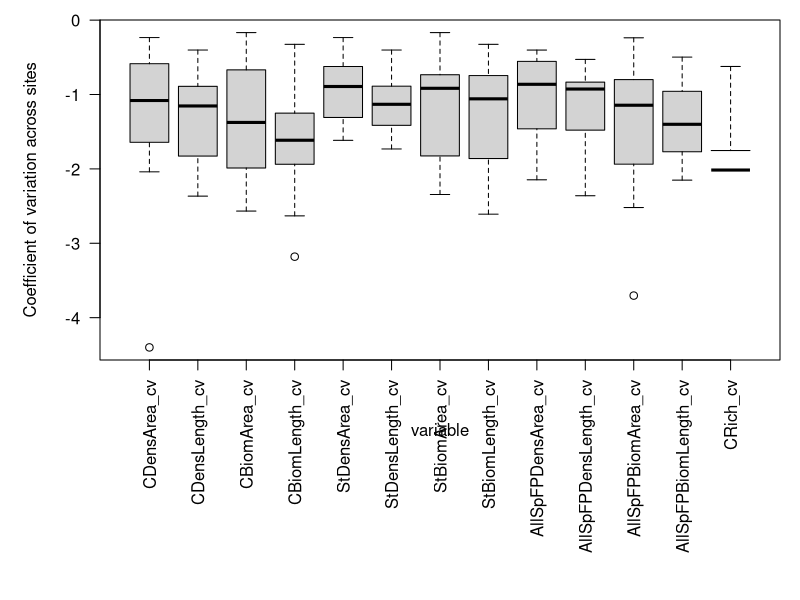
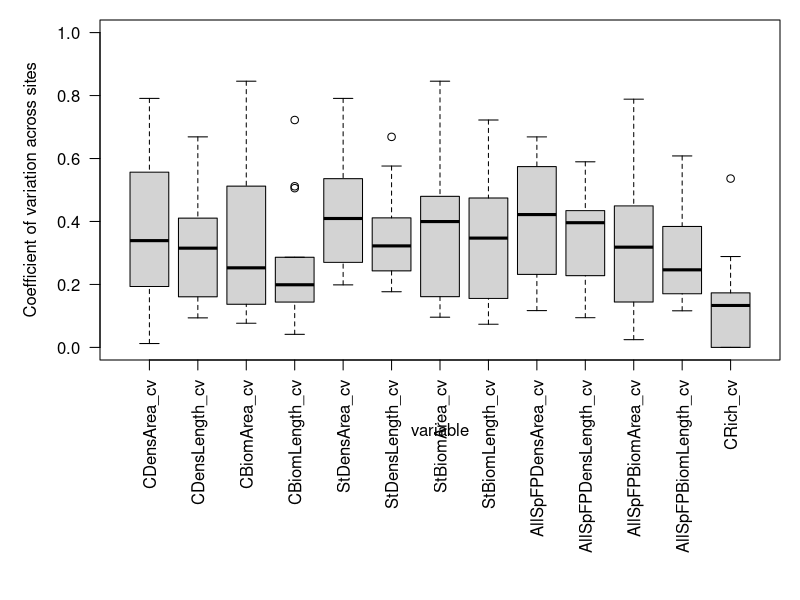
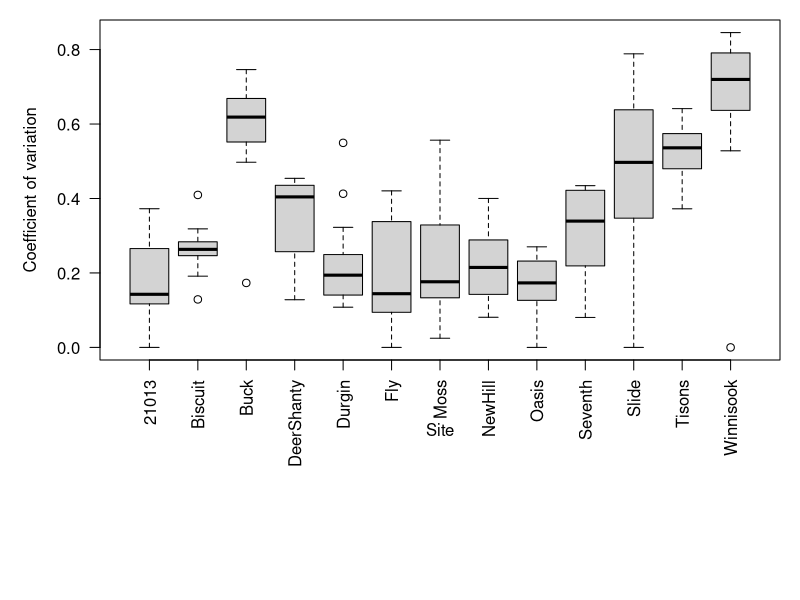
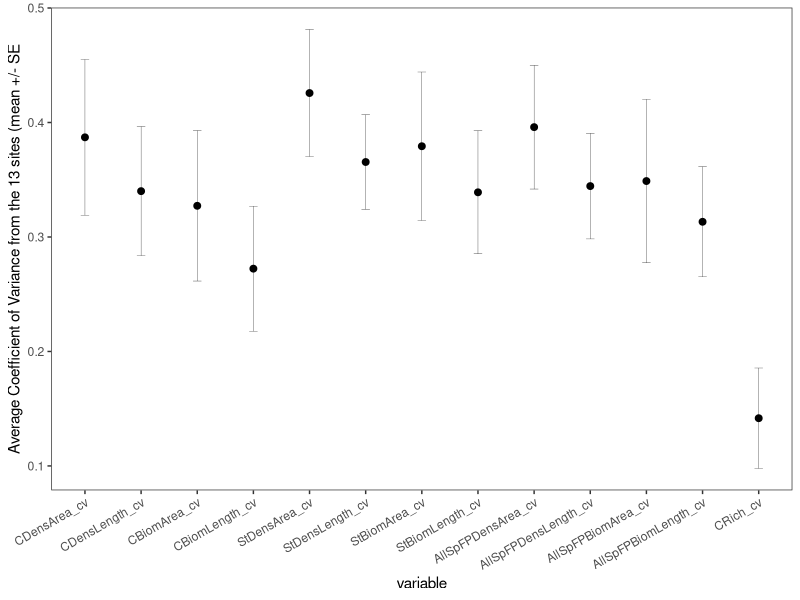
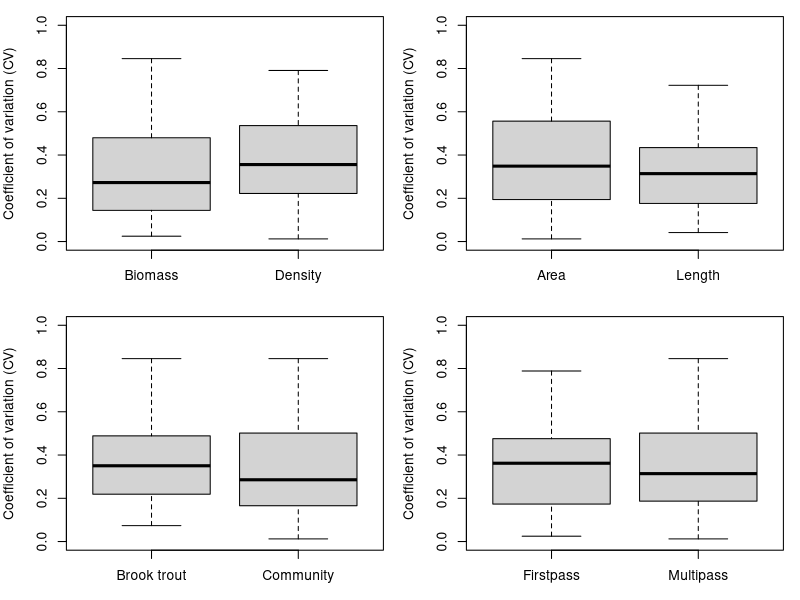
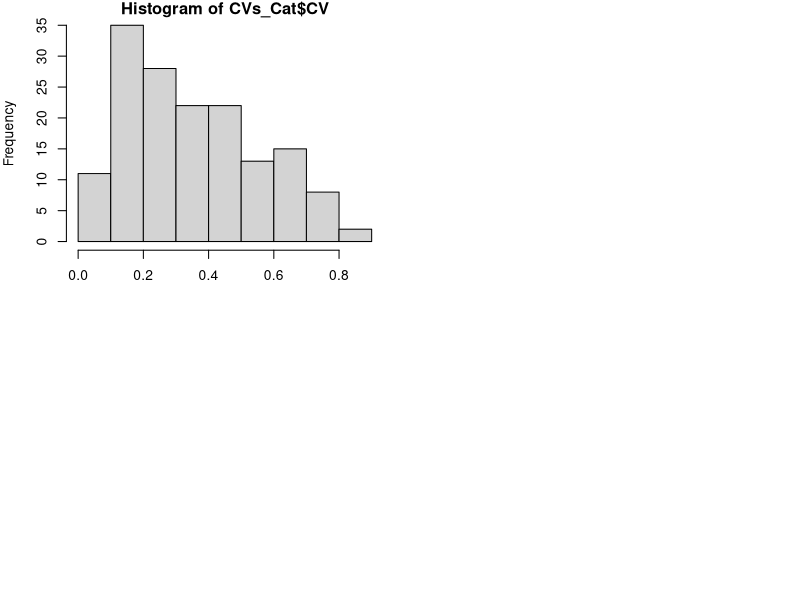
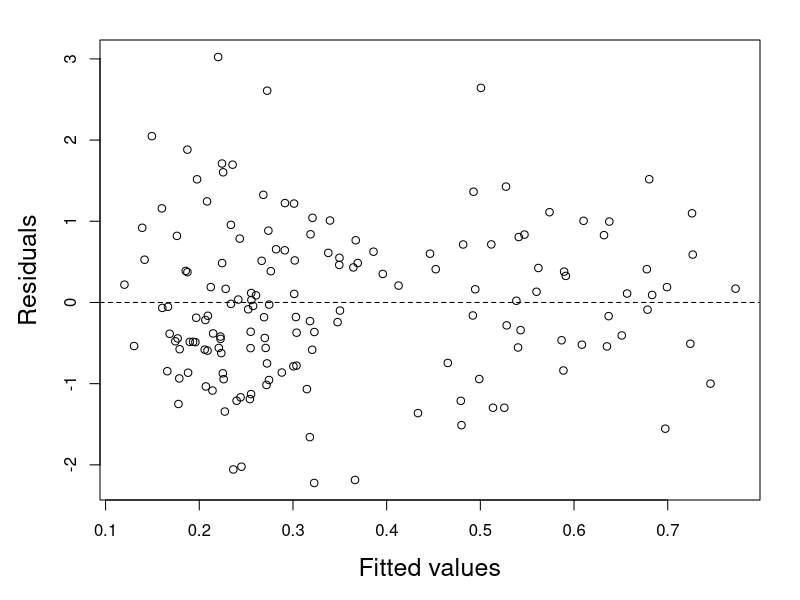
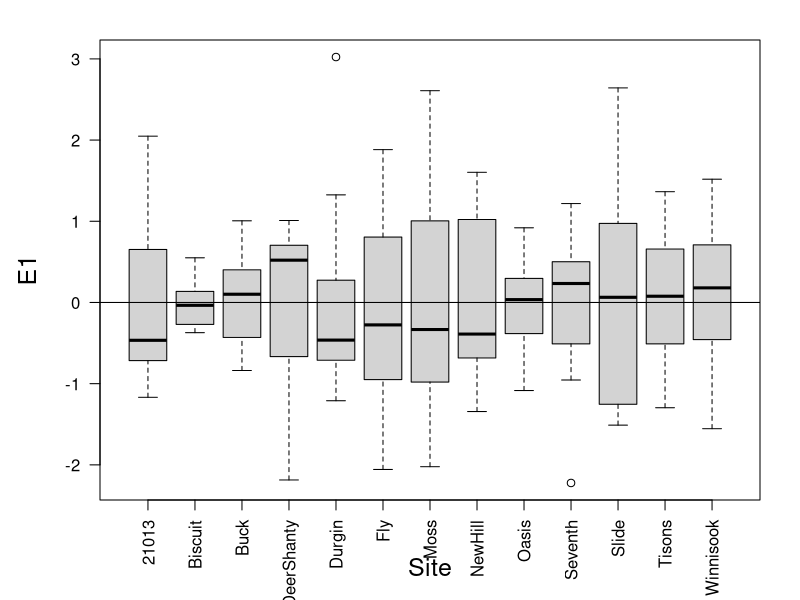

These figures' R source, in order: (Note: this script raises an error after producing the figures.)
# Required packages -----

# The following packages must be installed before
# this script can be run:
libraries = c(
  'akima',
  'ggplot2',
  'lme4',
  'lmerTest',
  'plyr',
  'reshape',
  'nlme'
  )

lapply(libraries, require, character.only = TRUE)

# Function declaration -----

# . summarySE -----
# This code was adapted from SG's Honnedaga Inverts graphing script
# Helper function from http://www.cookbook-r.com/Graphs/Plotting_means_and_error_bars_(ggplot2)/
# to produce summary stats (including SEs) for the dataset
  summarySE <- function(data=NULL,
                        measurevar,
                        groupvars=NULL,
                        na.rm=FALSE,
                        conf.interval=.95,
                        .drop=TRUE) {
    
    # New version of length which can handle NA's:
    # if na.rm==T, don't count them
    length2 <- function (x, na.rm=FALSE) {
      if (na.rm) sum(!is.na(x))
      else       length(x)
    }
    
    # This does the summary. For each group's
    # data frame, return a vector with
    # N, mean, and sd
    datac <- plyr::ddply(.data = data,
                         .variables = groupvars,
                         .drop=.drop,
                         .fun = function(xx, col) {
                           c(N    = length2(xx[[col]], na.rm=na.rm),
                             mean = mean   (xx[[col]], na.rm=na.rm),
                             sd   = sd     (xx[[col]], na.rm=na.rm)
                           )
                         },
                         measurevar
          )
    
    # Rename the "mean" column    
      datac <- rename(datac, c("mean" = measurevar))
    # Calculate standard error of the mean
    datac$se <- datac$sd / sqrt(datac$N)  
    
    # Confidence interval multiplier for standard error
    # Calculate t-statistic for confidence interval: 
    # e.g., if conf.interval is .95, use .975 (above/below), and use df=N-1
      ciMult <- qt(conf.interval/2 + .5, datac$N-1)
      datac$ci <- datac$se * ciMult
    
    return(datac)
  }
# Data prep -----

# ** STOP **
# Set a working directory if not in an R project or
# if you haven't set one yet.
  #setwd("C:/NYBackup/Fish/Neversink&ADK_TempVariability_2016")

# . Data manipulation -----
# Read in the data
  streamdata <- read.csv("TempVarDataForR_3-1-18.csv")

# Tabulate number of samples from each site
  table(streamdata$Site)

# Create new variables with shorter names
# Make a list of column names to replace
  oldnames <- c(
                'Community.density..No.0.1ha..by.area',
                'Community.biomass..g.0.1ha..by.area',
                'ST.Density..No.0.1.ha..by.area',
                'ST.Biomass..g.0.1.ha..by.area',
                'First.Pass.All.Species.density..No.0.1ha..by.area',
                'First.Pass.All.Species.Biomass..g.0.1ha..by.area',
                'Community.density..No..100.m..by.length',
                'Community.biomass..g.100.m..by.length',
                'brook.trout.Density..No.100m..by.length',
                'brook.trout.Biomass..g.100m..by.length',
                'First.Pass.All.Species.density..No.100m..by.length',
                'First.Pass.All.Species.Biomass..g.100.m..by.length',
                'Community.richness'
                )
  
# Make a list of names to use as newnamess
  newnames <- c(
                  'CDensArea',
                  'CBiomArea',
                  'StDensArea',
                  'StBiomArea',
                  'AllSpFPDensArea',
                  'AllSpFPBiomArea',
                  'CDensLength',
                  'CBiomLength',
                  'StDensLength',
                  'StBiomLength',
                  'AllSpFPDensLength',
                  'AllSpFPBiomLength',
                  'CRich'
                  )
  
  
# Replace the long column names with the shorter version
  names(streamdata)[names(streamdata) %in% oldnames] <- newnames

# Make a new dataframe with just the first few columns and the 
# columns that got new names
  TempVar <- 
    data.frame(
      streamdata[ , c(1:3,
                      which(names(streamdata) %in% newnames)
                      )])
  
# . Summary statistics -----
# Use the summarySE function sourced in 'functions.R' to 
# calculate standard deviation, standard error of the mean,
# and a (default 95%) confidence interval

# Pre-allocate memory
  out = vector(mode='list', length = ncol(TempVar)-3)
  
# Loop through the desired columns and put results in list
  for(i in 4:ncol(TempVar)){
    
    # Set up a temporary dataframe to pass to summarySE
      var <- TempVar[ , c(2:3, i)]
    
    # Calculate summary stats for the selected variable
      mids <-  summarySE(
               var, 
               assign('measurevar', names(var)[3]),
               groupvars = c('Site') 
               )

    # Assign name to list element based on the variable of interest
      names(out)[i-3] <- paste('Sum_', names(TempVar)[i])
    
    # Save the dataframe to the corresponding list element
      out[[i-3]] <- mids
      
    # Give the dataframe some names
      names(out[[i-3]]) <- c('Site', 'N', names(mids)[3],
                             paste0(
                               names(var)[3], 
                               '_',
                               names(mids)[4:ncol(mids)]
                             ))
  } # i

# Calculate the coefficient of variation (cv) for each dataframe in the list
# and add it as a column. Probably a better way to do this with
# mapply or lapply functions
  for(i in 1:length(out)){
    out[[i]]$cv = out[[i]][,4]/out[[i]][,3]
    names(out[[i]])[names(out[[i]])=='cv'] <- paste0(
      names(out[[i]])[3],
      '_cv'
    )
  }

# Merge all dataframes in list through a
# series of left joins on 'Site' and 'N' 
### DSS: can't figure out how to do this without
### loading dplyr here.
  library(dplyr)
  comps = out %>% Reduce(
    function(dtf1,dtf2) left_join(dtf1, dtf2,by=c("Site", "N")), .
    )
  detach("package:dplyr", unload=TRUE)

# Extract CVs for each metric with Site
  CVshort_unorg = comps[ , c(1, grep('_cv', names(comps)))]
  
# Reorder columns to produce a more interpretable graph (and to compare to graph I made with original script to see if new script had errors)  
  CVshort <- CVshort_unorg[c(1, 2, 8, 3, 9, 4, 10, 5, 11, 6, 12, 7, 13, 14)]
  
# . Data screening -----  
# Restructure data to long form for 
# graphing (put all data in one column)
  CVs <- reshape::melt(CVshort, id=c("Site"))

  
# Boxplot showing log-transformed CVs by metric across sites
  par(mar=c(12,5,1,1))
  boxplot(log(value) ~ variable,
          data = CVs,
          ylab = "Coefficient of variation across sites", las=2)

  
  # Boxplot showing untransformed CVs by metric across sites
    par(mar=c(12,5,1,1))
    boxplot(value ~ variable,
            data = CVs, ylim=c(0,1),
            ylab = "Coefficient of variation across sites", las=2)  
    
    
  # Boxplot showing CVs by site across metrics
    boxplot(value ~ Site,
            data = CVs,
            ylab = "Coefficient of variation", las=2)
  

# Produces summary statistics for the CVs for each metric 
# across sites
  Sum_CVs <- summarySE(CVs,
                       measurevar="value",
                       groupvars=c("variable"))

# Plot of mean CV (+/- 1SE) for each metric across sites
  ggplot2::ggplot(
    Sum_CVs,aes(x=variable, y=value)) +
    geom_errorbar(aes(ymin=value-se, ymax=value+se),
                  width=.15, size=0.1) + 
    geom_point(size=2) + 
    ylab("Average Coefficient of Variance from the 13 sites (mean +/- SE") +
    theme_bw() + 
    theme(panel.grid.major = element_blank(),
          panel.grid.minor = element_blank(), #remove gridlines
          axis.text.x = element_text(angle = 30, hjust = 1)) #rotate text angle
# Mixed model to analyze CV -----

# . Data read and screening -----
  #Read in new CSV file with 4 factor columns added to
  #the exported file above, note that this file excludes richness
  CVs_Cat <- read.csv("CVs_categories_3-2-18.csv")
  ### DSS: would be good to add these as part of the dataPrep script
  ### so the whole process is contained in code. That way, one file
  ### can feed directly into the next if the underlying data change
  
  
  #Create series of boxplots looking at CVs across the 4 factors
  par(mfrow = c(2, 2), mar = c(3, 4, 1, 1))
  boxplot(CV ~ DensBiom,data = CVs_Cat, ylim=c(0,1), ylab = "Coefficient of variation (CV)")
  boxplot(CV ~ LengthArea,data = CVs_Cat, ylim=c(0,1), ylab = "Coefficient of variation (CV)")
  boxplot(CV ~ CommunitySt,data = CVs_Cat, ylim=c(0,1), ylab = "Coefficient of variation (CV)")
  boxplot(CV ~ MultipassFirstPass,data = CVs_Cat, ylim=c(0,1), ylab = "Coefficient of variation (CV)")
  
  #Histogram of 
  hist(CVs_Cat$CV)
  
# . Model -----  
  #Mixed model to assess the effect of 4 factors (types of metrics) on CV
  M1 <- lme(CV ~ DensBiom + LengthArea + CommunitySt + MultipassFirstPass,
            random =~ 1 | Site, data=CVs_Cat)
  summary(M1)
  
  
  #Plot residuals versus fitted values to look for heterogeniety (cone shape)
  E1 <- resid(M1, type = "n")
  F1 <- fitted(M1)
  par(mfrow = c(1, 1), mar = c(5, 5, 2, 2), cex.lab = 1.5)
  plot(x = F1, 
       y = E1,
       xlab = "Fitted values",
       ylab = "Residuals")
  abline(h = 0, lty = 2, col = 1)
  

  #Plot residuals by site, if we had individual boxes way above or below mean 
  #we would have a problem. If all similar then it means the random effect did its job
  par(mfrow = c(1, 1), mar = c(5, 5, 2, 2), cex.lab = 1.5)
  boxplot(E1 ~ Site, data = CVs_Cat, las=2)
  abline(h = 0)
# Power analysis -----

# . Descriptive statistics for observed data -----
  var='CBiomLength'

# Summarize sampling means and sds for each factor level
# of interest on the log scale. We use the log scale here
# to avoid simulating negative values for positive-
# definitive metrics. **NOTE**: Need to see if we can make this one
# responsive, so we just need to specify the variable at the
# start of the script.
  sites = ddply(TempVar,
                'Site',
                summarize,
                mu = mean(log(CBiomLength)),
                sd = sd(log(CBiomLength))
                )

# Set aside the site and column of interest in a new
# dataframe that also contains the baseline vs future
# grouping variable.
  obs = data.frame(TempVar[ , c('Site', 'CBiomLength')],
                   group=0
                   )  
  
# Calculate grand mean and sd in case it is needed later on
  grand = c(mean(log(TempVar$CBiomLength)), sd(log(TempVar$CBiomLength)))
  
  
# . Simulation settings & inputs -----
# Decide which sample sizes to work with for each site during
# future sampling
  n = seq(1, 100, 5)
  
# Decide which effect size you are interested in as a percent
# difference in estimated means between baseline and future sample
  delta = c(0.05, 0.10, 0.15, 0.20, 0.25, 0.30)
### Potential bug with the seq fxn. When I try to define
### delta as seq(0, 0.30, 0.05), R cannot see that some
### of the elements are equal to 0.15 (all other values 
### are totally fine). This behavior carries through for
### any object created from the original, as well!
  
# Number of runs for the simulation
  nruns = 1000
    
  
# . Memory pre-allocation for simulation output -----   
# Vector to hold sample sizes used for each run
  N = vector(mode='numeric', length=nruns)    
  
# Vector to effect size
  d = vector(mode='numeric', length=nruns)  
  
# Vector to hold p-values from lmer
  p = vector(mode='numeric', length=nruns)   
    
    
# . Simulation ----- 
# Set up a progress bar
  pb <- txtProgressBar(min = 0, max = nruns, style=3, char="><> ")

# Run the simulation
  for(i in 1:nruns){  
  
  # Choose sample size
    simN = sample(n, 1, replace=TRUE)
    
  # Choose effect size (difference you want to detect) based on
  # values of delta
    eff = sample(delta, 1, replace=TRUE)
    
  # Pre-allocate memory for output
    # List to hold random samples
      samps = vector(mode='list', length=length(unique(sites$Site)))
      names(samps) = unique(sites$Site)

  # Randomly sample response based on groups, and add in the 
  # difference between sampling periods. These data will 
  # represent a sample in the future, and will be compared to 
  # the data collected 2012-2017. The direction of the change
  # is irrelevant to the power analysis, but in this case we
  # expect the response to increase due to recovery from 
  # acidification. We sample from a log normal to avoid 
  # drawing negative values from a positive definitive variable.
    for(t in 1:length(samps)){
      samps[[t]] = rlnorm(simN, mean=(sites$mu[t]), sd=sites$sd[t]) + eff*(exp(sites$mu[t])) 
    }
  
  # Make a dataframe holding sites and simulated response
    # Compile samples
      prep = do.call(rbind, samps)
      
    # Convert to long form for lmer and add a group var
      molten = data.frame(melt(prep)[ , c(1,3)], group=1)
      names(molten) = names(obs)
      
  # Sanity check to make sure the simulated data (boxes) line
  # up with our observed means. To use this code, you need to
  # change the value of delta to 0 or understand that the
  # blue dots should be delta% different than the median line
  # in the boxplots on average.
    # boxplot(CBiomLength~Site, data=molten)
    # points(exp(sites$mu), pch=21, col='blue', bg='blue')
  
  # Combine the simulated data with the observed data
    combo = rbind(obs, molten)
      
  # Fit a linear mixed model to test for differences between
  # the baseline data (2012-2017) compared to future data
    test = lmer(CBiomLength~group+(1|Site), data=combo)
    
  # Store the p-value for the group effect to see if the 
  # sample resulted in rejection of the null hypothesis that
  # there is no difference between sampling periods assuming
  # a Type-I error rate (alpha) of 0.05
    p[i] = c(summary(test)$coefficients["group", "Pr(>|t|)"])
    
  # Fill in any of the objects that haven't been filled in above
    N[i] = simN
    d[i] = eff
    
  # System time out for progress bar update
    Sys.sleep(0.0001)
    setTxtProgressBar(pb, i)
    
  }    
  
# Close the progress meter
  close(pb)
 
# . Results -----   
# Gather results into a single dataframe
  res = data.frame(N, d, p)
  
# Create an indicator for whether or not null hypothesis
# was rejected. Initialize with a zero, replace successes
# with a 1
  res$ind = 0
  res$ind[res$p<0.05] = 1
  
# Create another column that can be used to count the number
# of reps for each combination of N and d
  res$totes = 1
 
# Calculate the percent of tests that resulted in a successful
# rejection for each combination of N and d
  outs = ddply(res, c('N', 'd'), summarize, success=sum(ind)/sum(totes))
  
# Contour plot of p-value by N and delta
  # Now, we will make a new dataframe that will retain three
  # columns from our data.
  	persp.test = data.frame(x=res$N,	y=res$d,	z=res$p)

  # Order the data frame
  	persp.test = persp.test[with(persp.test, order(x, y)), ]

  # Interpolate z across x and y
  	im = with(persp.test, interp(x, y, z,
  	                             duplicate='mean', nx=50, ny=50))

  # Make the contour plot
      par(mar=c(5, 5.2, 1, 10))
    # filled.contour is the function that actually makes the contour plot
  	  filled.contour(
  	    im$x,                                 # The variable to be displayed on the x-axis
  	    im$y,                                 # The variable to be displayed on the y-axis
  	    im$z,                                 # The response variable you wish to plot
  	    levels=seq(0,.5,.05),
  	    col=rev(gray.colors(11)),             # Could also choose 'grey.colors' or 'topo.colors'. If you want the ramp to go the other way, just delete the 'rev'. Note that you will need to change the 20 in parentheses to match the number of levels that you actually have or want to display.
  	    main = '',                            # I don't like in-figure titles. You can add one, though. You will, however, need to change the 'mar' argument in the call to par above.
  	    ylim=c(min(im$y), max(im$y)), # Set max and min of y-axis to your data range
  	    xlim=c(min(im$x), max(im$x)),         # Set max and min of x-axis to your data range
  	    xlab="Number of samples",              # Change the words in the quotes to change the x-axis label
  	    cex.lab=1.5,                          # This makes the labels 1.5x larger than default
  	    plot.axes = {                         # This argument tells R to print the axes, but increas the size
  	      contour(                            # This is the line that adds the contour lines
  	        im$x,                             # The variable to be displayed on the x-axis
  	        im$y,                             # The variable to be displayed on the y-axis
  	        im$z,                             # The response variable you wish to plot
  	        levels=seq(0,.5,.05),                   # This number needs to match the one in 'col' on line 102
  	        drawlabels = FALSE,               # The labels are realy ugly
  	        col = c(rep(rgb(0,0,0, alpha=0.05), 1),'black', rep(rgb(0,0,0, alpha=0), 10)),
  	        lwd = c(1,2,rep(1, 10)),
  	        lty = c(1,2,rep(1, 10)),
  	        add = TRUE                        # Add the lines to the current plot
  	      );                                  # Close the call to the contour line function
  	      axis(1, cex.axis=1.25);             # X axis tick marks & tick labels
  	      axis(2, cex.axis=1.25)              # Y axis tick marks & tick labels
  	    }                                     # Close the argument plot.axes
  	  )                                       # Close the call to filled.contour
  	# Finally, add a label for the y-axis
      mtext(side = 2, "Effect size", line=4, cex.lab=1.5, cex=1.5)
      mtext(side=4, "P-value",
            line=7.5, cex=1.25)  
      
# Contour plot of power by N and delta
  # Now, we will make a new dataframe that will retain three
  # columns from our data.
  	persp.test = data.frame(x=outs$N,	y=outs$d,	z=outs$success)

  # Order the data frame
  	persp.test = persp.test[with(persp.test, order(x, y)), ]

  # Interpolate z across x and y
  	im = with(persp.test, interp(x, y, z,
  	                             duplicate='mean', nx=10, ny=10))

  # Make the contour plot
      par(mar=c(5, 5.2, 1, 10))
    # filled.contour is the function that actually makes the contour plot
  	  filled.contour(
  	    im$x,                                 # The variable to be displayed on the x-axis
  	    im$y,                                 # The variable to be displayed on the y-axis
  	    im$z,                                 # The response variable you wish to plot
  	    levels=seq(0,1,.05),
  	    col=rev(gray.colors(21)),             # Could also choose 'grey.colors' or 'topo.colors'. If you want the ramp to go the other way, just delete the 'rev'. Note that you will need to change the 20 in parentheses to match the number of levels that you actually have or want to display.
  	    main = '',                            # I don't like in-figure titles. You can add one, though. You will, however, need to change the 'mar' argument in the call to par above.
  	    ylim=c(min(im$y), max(im$y)), # Set max and min of y-axis to your data range
  	    xlim=c(min(im$x), max(im$x)),         # Set max and min of x-axis to your data range
  	    xlab="Number of samples",              # Change the words in the quotes to change the x-axis label
  	    cex.lab=1.5,                          # This makes the labels 1.5x larger than default
  	    plot.axes = {                         # This argument tells R to print the axes, but increas the size
  	      contour(                            # This is the line that adds the contour lines
  	        im$x,                             # The variable to be displayed on the x-axis
  	        im$y,                             # The variable to be displayed on the y-axis
  	        im$z,                             # The response variable you wish to plot
  	        levels=seq(0,1,.05),                   # This number needs to match the one in 'col' on line 102
  	        drawlabels = FALSE,               # The labels are realy ugly
  	        col = c(rep(rgb(0,0,0, alpha=0.05), 16),'black', rep(rgb(0,0,0, alpha=0), 10)),
  	        lwd = c(rep(1, 16),2,rep(1, 10)),
  	        lty = c(rep(1, 16),2,rep(1, 10)),
  	        add = TRUE                        # Add the lines to the current plot
  	      );                                  # Close the call to the contour line function
  	      axis(1, cex.axis=1.25);             # X axis tick marks & tick labels
  	      axis(2, cex.axis=1.25)              # Y axis tick marks & tick labels
  	    }                                     # Close the argument plot.axes
  	  )                                       # Close the call to filled.contour
  	# Finally, add a label for the y-axis
      mtext(side = 2, "Effect size", line=4, cex.lab=1.5, cex=1.5)
      mtext(side=4, expression(paste("Power (1 - ", beta, ")")),
            line=8, cex=1.25)        
      
